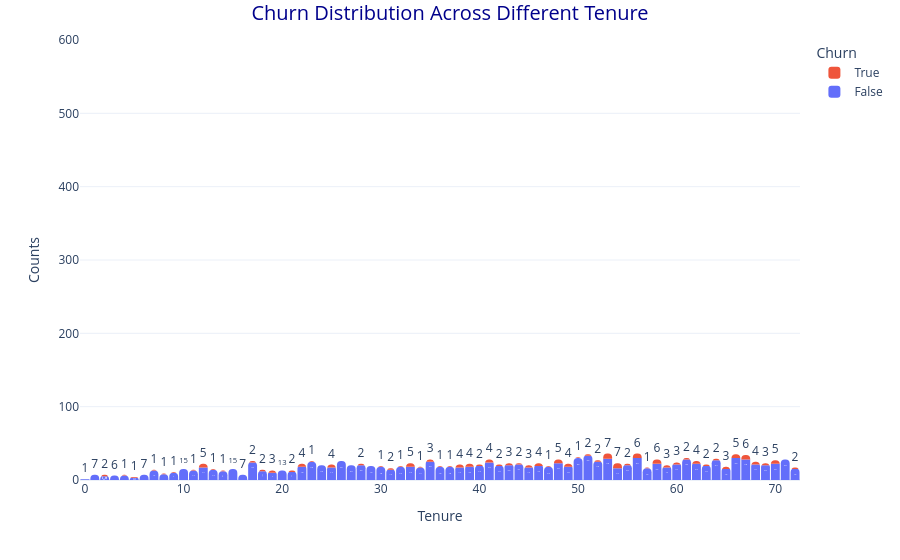

Here is the notebook cell this chart was saved with:
### Code cell
PlotlyEDA.plot_bar_event_time_distribution(df.query("Contract == 'One year'"), 'Churn', 'Tenure', yaxis_range = (0, 600))

### Figure 1 — Plotly figure (JSON) as saved in the notebook; plotly's stock layout.template omitted (floating-point values rounded to 4 significant figures)
{"data": [{"alignmentgroup": "True", "bingroup": "x", "histfunc": "sum", "legendgroup": "False", "marker": {"color": "#636efa", "pattern": {"shape": ""}}, "name": "False", "nbinsx": 73, "offsetgroup": "False", "orientation": "v", "showlegend": true, "texttemplate": "%{value}", "type": "histogram", "x": [0, 1, 2, 3, 4, 5, 6, 7, 8, 9, 10, 11, 12, 13, 14, 15, 16, 17, 18, 19, 20, 21, 22, 23, 24, 25, 26, 27, 28, 29, 30, 31, 32, 33, 34, 35, 36, 37, 38, 39, 40, 41, 42, 43, 44, 45, 46, 47, 48, 49, 50, 51, 52, 53, 54, 55, 56, 57, 58, 59, 60, 61, 62, 63, 64, 65, 66, 67, 68, 69, 70, 71, 72], "xaxis": "x", "y": [1, 7, 5, 6, 6, 3, 7, 13, 8, 10, 15, 13, 17, 14, 12, 15, 7, 24, 12, 10, 13, 11, 18, 25, 20, 17, 26, 20, 20, 19, 18, 14, 18, 18, 17, 25, 18, 18, 17, 18, 19, 24, 19, 20, 21, 17, 19, 18, 23, 18, 30, 33, 25, 29, 16, 20, 30, 16, 22, 17, 21, 28, 22, 19, 27, 15, 30, 28, 21, 20, 22, 28, 15], "yaxis": "y"}, {"alignmentgroup": "True", "bingroup": "x", "histfunc": "sum", "legendgroup": "True", "marker": {"color": "#EF553B", "pattern": {"shape": ""}}, "name": "True", "nbinsx": 73, "offsetgroup": "True", "orientation": "v", "showlegend": true, "texttemplate": "%{value}", "type": "histogram", "x": [0, 1, 2, 3, 4, 5, 6, 7, 8, 9, 10, 11, 12, 13, 14, 15, 16, 17, 18, 19, 20, 21, 22, 23, 24, 25, 26, 27, 28, 29, 30, 31, 32, 33, 34, 35, 36, 37, 38, 39, 40, 41, 42, 43, 44, 45, 46, 47, 48, 49, 50, 51, 52, 53, 54, 55, 56, 57, 58, 59, 60, 61, 62, 63, 64, 65, 66, 67, 68, 69, 70, 71, 72], "xaxis": "x", "y": [null, null, 2, null, 1, 1, null, 1, 1, 1, null, 1, 5, 1, 1, null, null, 2, 2, 3, null, 2, 4, 1, null, 4, null, null, 2, null, 1, 2, 1, 5, 1, 3, 1, 1, 4, 4, 2, 4, 2, 3, 2, 3, 4, 1, 5, 4, 1, 2, 2, 7, 7, 2, 6, 1, 6, 3, 3, 2, 4, 2, 2, 3, 5, 6, 4, 3, 5, null, 2], "yaxis": "y"}], "layout": {"barcornerradius": 15, "bargap": 0.1, "barmode": "relative", "hovermode": "x", "legend": {"title": {"text": "Churn"}, "tracegroupgap": 0, "traceorder": "reversed"}, "margin": {"t": 40}, "title": {"text": "Churn Distribution Across Different Tenure"}, "xaxis": {"anchor": "y", "domain": [0, 1], "title": {"text": "Tenure"}}, "yaxis": {"anchor": "x", "domain": [0, 1], "range": [0, 600], "title": {"text": "Counts"}}}}
